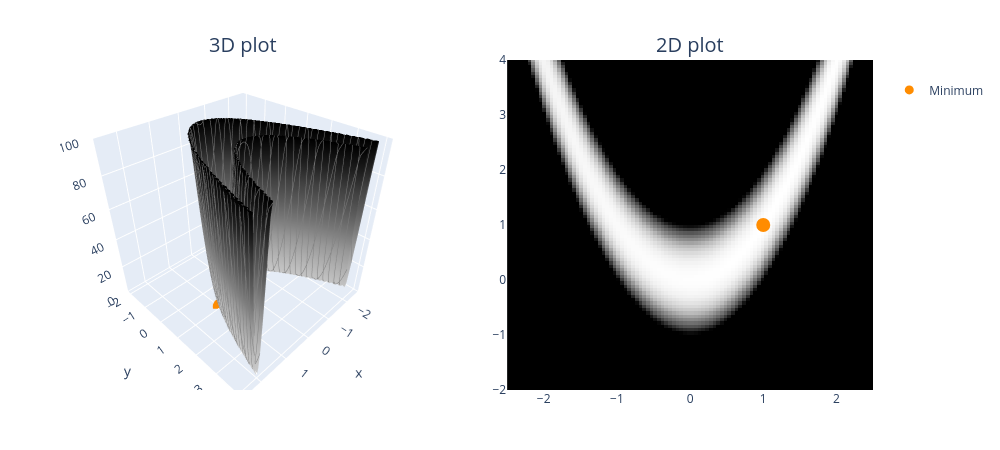

Notebook cell for this chart:
### Code cell
def rosenbrocks_banana_func(x: Tensor, y: Tensor, a=1, b=100) -> Tensor:
    """
    This function has a global minimum at `(a, a)` so in this case `(1, 1)`. It's characterized by a long, narrow,
    parabolic valley (parameterized by `y = x**2`). Various gradient descent methods have trouble navigating this
    valley because they often oscillate unstably (gradients from the `b`-term dwarf the gradients from the `a`-term).

    See more on this function: https://en.wikipedia.org/wiki/Rosenbrock_function.
    """
    return (a - x) ** 2 + b * (y - x**2) ** 2 + 1


plot_fn(rosenbrocks_banana_func, x_range=(-2.5, 2.5), y_range=(-2, 4), z_range=(0, 100), min_points=[(1, 1)])

### Figure 1 — Plotly figure (JSON) as saved in the notebook; plotly's stock layout.template omitted (floating-point values rounded to 4 significant figures; data arrays with more than 128 entries replaced by an {"elided": "..."} marker saying what was removed)
{"data": [{"colorscale": [[0, "rgb(255,255,255)"], [0.125, "rgb(240,240,240)"], [0.25, "rgb(217,217,217)"], [0.375, "rgb(189,189,189)"], [0.5, "rgb(150,150,150)"], [0.625, "rgb(115,115,115)"], [0.75, "rgb(82,82,82)"], [0.875, "rgb(37,37,37)"], [1, "rgb(0,0,0)"]], "contours": {"x": {"color": "grey", "end": 2.5, "show": true, "size": 0.2, "start": -2.5}, "y": {"color": "grey", "end": 4, "show": true, "size": 0.2, "start": -2}}, "hovertemplate": "<b>x</b> = %{x:.2f}<br><b>y</b> = %{y:.2f}<br><b>z</b> = %{z:.2f}</b>", "scene": "scene", "showscale": false, "type": "surface", "x": [-2.5, -2.449, -2.399, -2.348, -2.298, -2.247, -2.197, -2.146, -2.096, -2.045, -1.995, -1.944, -1.894, -1.843, -1.793, -1.742, -1.692, -1.641, -1.591, -1.54, -1.49, -1.439, -1.389, -1.338, -1.288, -1.237, -1.187, -1.136, -1.086, -1.035, -0.9848, -0.9343, -0.8838, -0.8333, -0.7828, -0.7323, -0.6818, -0.6313, -0.5808, -0.5303, -0.4798, -0.4293, -0.3788, -0.3283, -0.2778, -0.2273, -0.1768, -0.1263, -0.07576, -0.02525, 0.02525, 0.07576, 0.1263, 0.1768, 0.2273, 0.2778, 0.3283, 0.3788, 0.4293, 0.4798, 0.5303, 0.5808, 0.6313, 0.6818, 0.7323, 0.7828, 0.8333, 0.8838, 0.9343, 0.9848, 1.035, 1.086, 1.136, 1.187, 1.237, 1.288, 1.338, 1.389, 1.439, 1.49, 1.54, 1.591, 1.641, 1.692, 1.742, 1.793, 1.843, 1.894, 1.944, 1.995, 2.045, 2.096, 2.146, 2.197, 2.247, 2.298, 2.348, 2.399, 2.449, 2.5], "y": [-2, -1.939, -1.879, -1.818, -1.758, -1.697, -1.636, -1.576, -1.515, -1.455, -1.394, -1.333, -1.273, -1.212, -1.152, -1.091, -1.03, -0.9697, -0.9091, -0.8485, -0.7879, -0.7273, -0.6667, -0.6061, -0.5455, -0.4848, -0.4242, -0.3636, -0.303, -0.2424, -0.1818, -0.1212, -0.06061, 5.96e-08, 0.06061, 0.1212, 0.1818, 0.2424, 0.303, 0.3636, 0.4242, 0.4848, 0.5455, 0.6061, 0.6667, 0.7273, 0.7879, 0.8485, 0.9091, 0.9697, 1.03, 1.091, 1.152, 1.212, 1.273, 1.333, 1.394, 1.455, 1.515, 1.576, 1.636, 1.697, 1.758, 1.818, 1.879, 1.939, 2, 2.061, 2.121, 2.182, 2.242, 2.303, 2.364, 2.424, 2.485, 2.545, 2.606, 2.667, 2.727, 2.788, 2.848, 2.909, 2.97, 3.03, 3.091, 3.152, 3.212, 3.273, 3.333, 3.394, 3.455, 3.515, 3.576, 3.636, 3.697, 3.758, 3.818, 3.879, 3.939, 4], "z": {"elided": "100x100 float values"}}, {"colorscale": [[0, "rgb(255,255,255)"], [0.125, "rgb(240,240,240)"], [0.25, "rgb(217,217,217)"], [0.375, "rgb(189,189,189)"], [0.5, "rgb(150,150,150)"], [0.625, "rgb(115,115,115)"], [0.75, "rgb(82,82,82)"], [0.875, "rgb(37,37,37)"], [1, "rgb(0,0,0)"]], "customdata": {"elided": "100x100 float values"}, "hovertemplate": "<b>x</b> = %{x:.2f}<br><b>y</b> = %{y:.2f}<br><b>z</b> = %{customdata:.2f}</b>", "showscale": false, "type": "heatmap", "x": [-2.5, -2.449, -2.399, -2.348, -2.298, -2.247, -2.197, -2.146, -2.096, -2.045, -1.995, -1.944, -1.894, -1.843, -1.793, -1.742, -1.692, -1.641, -1.591, -1.54, -1.49, -1.439, -1.389, -1.338, -1.288, -1.237, -1.187, -1.136, -1.086, -1.035, -0.9848, -0.9343, -0.8838, -0.8333, -0.7828, -0.7323, -0.6818, -0.6313, -0.5808, -0.5303, -0.4798, -0.4293, -0.3788, -0.3283, -0.2778, -0.2273, -0.1768, -0.1263, -0.07576, -0.02525, 0.02525, 0.07576, 0.1263, 0.1768, 0.2273, 0.2778, 0.3283, 0.3788, 0.4293, 0.4798, 0.5303, 0.5808, 0.6313, 0.6818, 0.7323, 0.7828, 0.8333, 0.8838, 0.9343, 0.9848, 1.035, 1.086, 1.136, 1.187, 1.237, 1.288, 1.338, 1.389, 1.439, 1.49, 1.54, 1.591, 1.641, 1.692, 1.742, 1.793, 1.843, 1.894, 1.944, 1.995, 2.045, 2.096, 2.146, 2.197, 2.247, 2.298, 2.348, 2.399, 2.449, 2.5], "xaxis": "x", "y": [-2, -1.939, -1.879, -1.818, -1.758, -1.697, -1.636, -1.576, -1.515, -1.455, -1.394, -1.333, -1.273, -1.212, -1.152, -1.091, -1.03, -0.9697, -0.9091, -0.8485, -0.7879, -0.7273, -0.6667, -0.6061, -0.5455, -0.4848, -0.4242, -0.3636, -0.303, -0.2424, -0.1818, -0.1212, -0.06061, 5.96e-08, 0.06061, 0.1212, 0.1818, 0.2424, 0.303, 0.3636, 0.4242, 0.4848, 0.5455, 0.6061, 0.6667, 0.7273, 0.7879, 0.8485, 0.9091, 0.9697, 1.03, 1.091, 1.152, 1.212, 1.273, 1.333, 1.394, 1.455, 1.515, 1.576, 1.636, 1.697, 1.758, 1.818, 1.879, 1.939, 2, 2.061, 2.121, 2.182, 2.242, 2.303, 2.364, 2.424, 2.485, 2.545, 2.606, 2.667, 2.727, 2.788, 2.848, 2.909, 2.97, 3.03, 3.091, 3.152, 3.212, 3.273, 3.333, 3.394, 3.455, 3.515, 3.576, 3.636, 3.697, 3.758, 3.818, 3.879, 3.939, 4], "yaxis": "y", "z": {"elided": "100x100 float values"}}, {"marker": {"color": "darkorange", "size": 9}, "mode": "markers", "name": "<br>Minimum<br>", "showlegend": true, "type": "scatter3d", "x": [1], "y": [1], "z": [1]}, {"marker": {"color": "darkorange", "size": 14}, "mode": "markers", "showlegend": false, "type": "scatter", "x": [1], "y": [1]}], "layout": {"annotations": [{"font": {"size": 20}, "showarrow": false, "text": "3D plot", "x": 0.225, "xanchor": "center", "xref": "paper", "y": 1, "yanchor": "bottom", "yref": "paper"}, {"font": {"size": 20}, "showarrow": false, "text": "2D plot", "x": 0.775, "xanchor": "center", "xref": "paper", "y": 1, "yanchor": "bottom", "yref": "paper"}], "height": 450, "margin": {"b": 60, "l": 60, "r": 60, "t": 60}, "scene": {"aspectmode": "cube", "domain": {"x": [0, 0.45], "y": [0, 1]}, "zaxis": {"range": [0, 100]}}, "title": {"font": {"size": 40}}, "width": 1000, "xaxis": {"anchor": "y", "domain": [0.55, 1], "range": [-2.5, 2.5]}, "yaxis": {"anchor": "x", "domain": [0, 1], "range": [-2, 4]}}}
